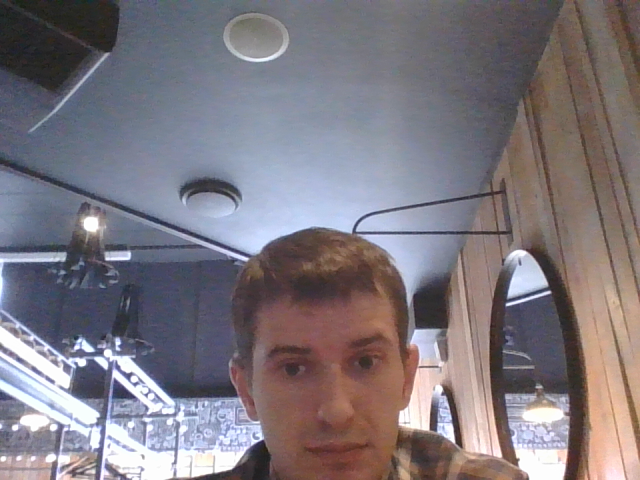
#> input picture photo_frame.png, 640 x 480 px, given in place of the camera
$ python les8Robocode_1.py
#> lines starting #> are read from the running program, lines starting #| are printed output that depends on the picture; after the words box and inside, x2 and y2 are one past the last pixel; in counts of white or black regions, pixels touching at a corner belong together
import cv2
cap=cv2.VideoCapture(0)

def nothing(self):
   pass
cv2.namedWindow("filter")
cv2.createTrackbar("Hue","filter",0,255,nothing)
#> slider 'Hue' is set to 85
cv2.createTrackbar("Saturation","filter",0,255,nothing)
#> slider 'Saturation' is set to 85
cv2.createTrackbar("Value","filter",0,255,nothing)
#> slider 'Value' is set to 85
while True:
   ret,frame=cap.read()
#> frame is the input picture: shape (480, 640, 3); mean B, G, R 126.5, 119.4, 126
   hsv=cv2.cvtColor(frame,cv2.COLOR_BGR2HSV)
#> hsv: shape (480, 640, 3); mean H, S, V 82, 50.5, 139.2
   h_l=cv2.getTrackbarPos("Hue","filter")
   s_l=cv2.getTrackbarPos("Saturation","filter")
   v_l=cv2.getTrackbarPos("Value","filter")
   lower=(h_l,s_l,v_l)
   higher=(255,255,255)
   mask = cv2.inRange(hsv,lower,higher)
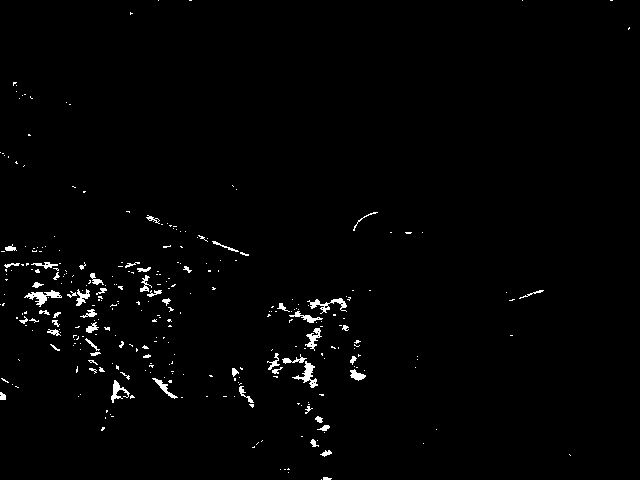
#> mask: shape (480, 640); 1.4% white; 311 white regions (255 under 20 px), largest, box (x1, y1, x2, y2) and area: (24, 290, 62, 307) 241, (292, 361, 318, 388) 224, (307, 298, 347, 314) 209
   res=cv2.bitwise_and(frame,frame,mask=mask)
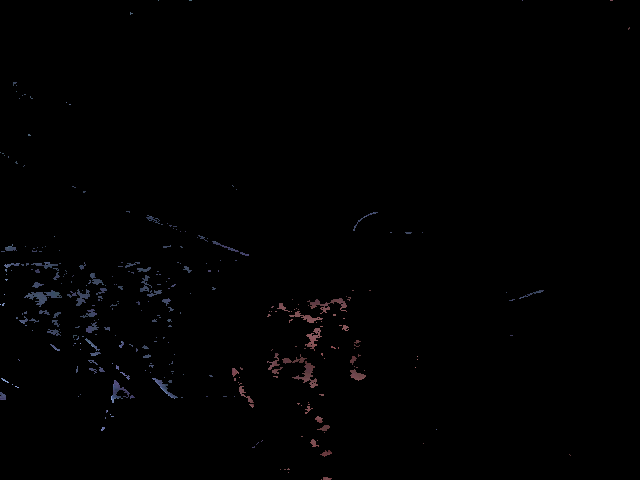
#> res: shape (480, 640, 3); mean B, G, R 1.3, 1, 1.2
   final = cv2.hconcat([frame,res])
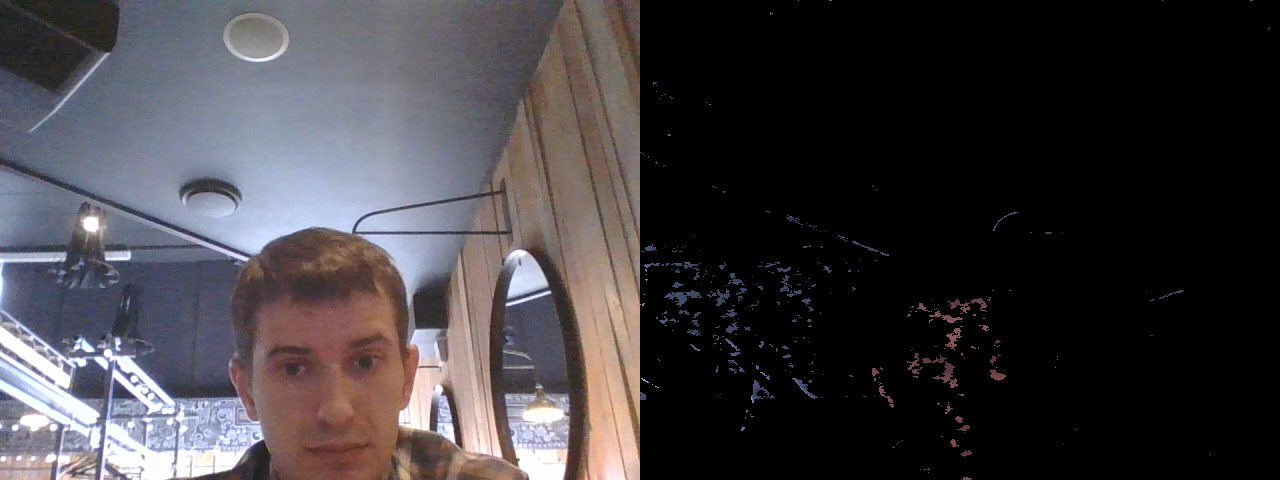
#> final: shape (480, 1280, 3); mean B, G, R 63.9, 60.2, 63.6
   cv2.imshow("filter",final)
   cv2.imshow("mask",mask)
   cv2.waitKey(1)
